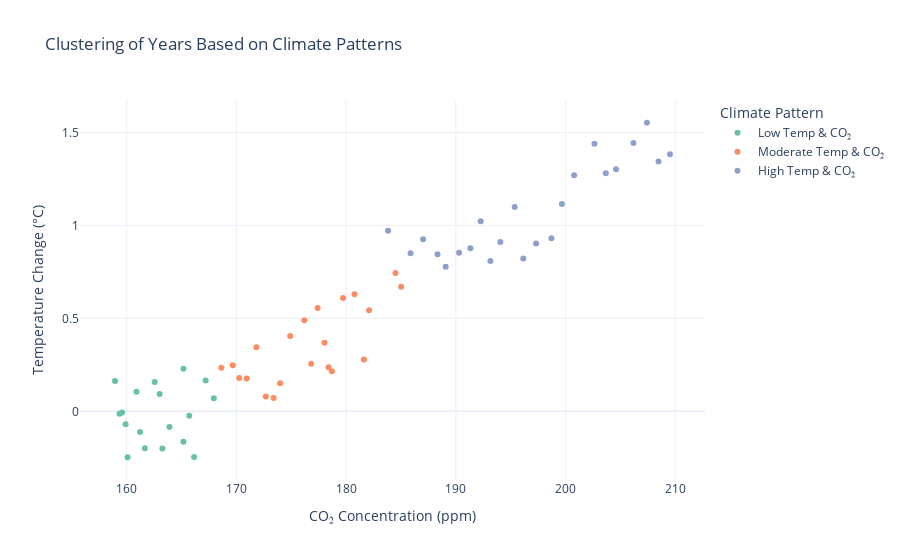

Notebook code for this chart:
### Markdown cell above
Clustering Climate Patterns

### Code cell
from sklearn.cluster import KMeans
from sklearn.preprocessing import StandardScaler
import numpy as np

# preparing the data for clustering
clustering_data = merged_data[["Temperature Change", "CO₂ Concentration"]].dropna()

scaler = StandardScaler()
scaled_data = scaler.fit_transform(clustering_data)

# applying K-Means clustering
kmeans = KMeans(n_clusters=3, random_state=42)  # assuming 3 clusters for simplicity
clustering_data['Cluster'] = kmeans.fit_predict(scaled_data)

# adding labels for periods with similar climate patterns
clustering_data['Label'] = clustering_data['Cluster'].map({
    0: 'Moderate Temp & CO₂',
    1: 'High Temp & CO₂',
    2: 'Low Temp & CO₂'
})

import plotly.express as px

fig_clusters = px.scatter(
    clustering_data,
    x="CO₂ Concentration",
    y="Temperature Change",
    color="Label",
    color_discrete_sequence=px.colors.qualitative.Set2,
    labels={
        "CO₂ Concentration": "CO₂ Concentration (ppm)",
        "Temperature Change": "Temperature Change (°C)",
        "Label": "Climate Pattern"
    },
    title="Clustering of Years Based on Climate Patterns"
)

fig_clusters.update_layout(
    template="plotly_white",
    legend_title="Climate Pattern"
)

fig_clusters.show()

### Figure 1 — Plotly figure (JSON) as saved in the notebook; plotly's stock layout.template omitted (floating-point values rounded to 4 significant figures)
{"data": [{"hovertemplate": "Climate Pattern=Low Temp & CO₂<br>CO₂ Concentration (ppm)=%{x}<br>Temperature Change (°C)=%{y}<extra></extra>", "legendgroup": "Low Temp & CO₂", "marker": {"color": "rgb(102,194,165)", "symbol": "circle"}, "mode": "markers", "name": "Low Temp & CO₂", "orientation": "v", "showlegend": true, "type": "scatter", "x": [158.9, 159.4, 159.6, 159.9, 160.1, 160.9, 161.2, 161.7, 162.6, 163.0, 163.3, 163.9, 165.2, 165.2, 165.7, 166.1, 167.2, 167.9], "xaxis": "x", "y": [0.1631, -0.01348, -0.006043, -0.07006, -0.247, 0.1055, -0.1108, -0.1991, 0.1579, 0.09249, -0.2005, -0.08491, 0.2294, -0.163, -0.02349, -0.2459, 0.1658, 0.06963], "yaxis": "y"}, {"hovertemplate": "Climate Pattern=Moderate Temp & CO₂<br>CO₂ Concentration (ppm)=%{x}<br>Temperature Change (°C)=%{y}<extra></extra>", "legendgroup": "Moderate Temp & CO₂", "marker": {"color": "rgb(252,141,98)", "symbol": "circle"}, "mode": "markers", "name": "Moderate Temp & CO₂", "orientation": "v", "showlegend": true, "type": "scatter", "x": [168.6, 169.7, 170.3, 170.9, 171.8, 172.7, 173.4, 174.0, 174.9, 176.2, 176.8, 177.4, 178.0, 178.4, 178.7, 179.7, 180.8, 181.6, 182.1, 184.5, 185.0], "xaxis": "x", "y": [0.2338, 0.2473, 0.1786, 0.1765, 0.3446, 0.08012, 0.07129, 0.1512, 0.405, 0.4901, 0.2562, 0.5553, 0.3682, 0.2365, 0.216, 0.6095, 0.6292, 0.2792, 0.544, 0.7433, 0.6698], "yaxis": "y"}, {"hovertemplate": "Climate Pattern=High Temp & CO₂<br>CO₂ Concentration (ppm)=%{x}<br>Temperature Change (°C)=%{y}<extra></extra>", "legendgroup": "High Temp & CO₂", "marker": {"color": "rgb(141,160,203)", "symbol": "circle"}, "mode": "markers", "name": "High Temp & CO₂", "orientation": "v", "showlegend": true, "type": "scatter", "x": [183.8, 185.9, 187.0, 188.3, 189.1, 190.3, 191.3, 192.3, 193.2, 194.1, 195.4, 196.2, 197.3, 198.7, 199.7, 200.8, 202.6, 203.7, 204.6, 206.2, 207.4, 208.5, 209.5], "xaxis": "x", "y": [0.9713, 0.8502, 0.925, 0.8442, 0.7778, 0.853, 0.8766, 1.023, 0.8084, 0.9106, 1.099, 0.8214, 0.9022, 0.9312, 1.115, 1.27, 1.44, 1.281, 1.302, 1.443, 1.552, 1.344, 1.382], "yaxis": "y"}], "layout": {"legend": {"title": {"text": "Climate Pattern"}, "tracegroupgap": 0}, "title": {"text": "Clustering of Years Based on Climate Patterns"}, "xaxis": {"anchor": "y", "domain": [0, 1], "title": {"text": "CO₂ Concentration (ppm)"}}, "yaxis": {"anchor": "x", "domain": [0, 1], "title": {"text": "Temperature Change (°C)"}}}}
